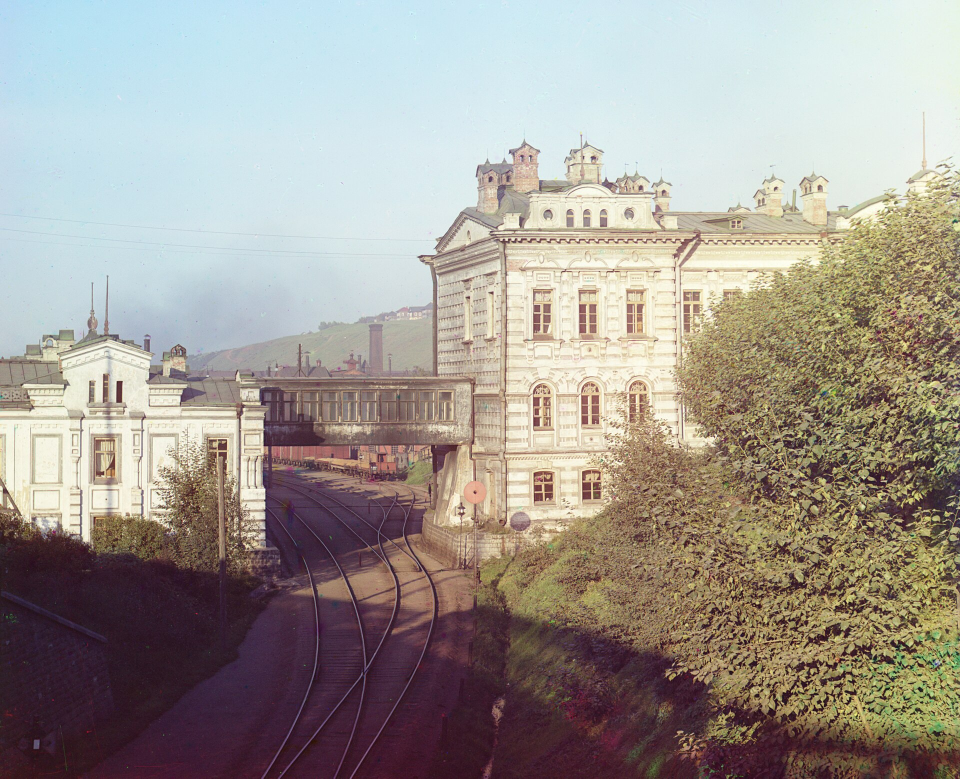
#> input picture datos/original_perm_1910.jpg, 1920 x 1557 px, found by its file name (shown at 1/2 size)
$ jupyter execute --allow-errors 03_ampliar_y_limpiar.ipynb   (shell and % lines are left out)
#> lines starting #> are read from the running program, lines starting #| are printed output that depends on the picture
# Ampliar y limpiar una foto: difusión frente a métodos clásicos

**Materiales desarrollados por Matías Barreto, 2026**

**Tecnicatura Superior en Ciencias de Datos e Inteligencia Artificial — IFTS N.º 24**
* **Nomenclatura oficial:** Procesamiento Digital de Imágenes
* **Nombre de trabajo:** Laboratorio de Tecnologías de la Imagen Digital

---

## Objetivo

Comparar un modelo de difusión con métodos clásicos al ampliar una foto pequeña y al quitarle ruido, y medir la diferencia.

## Al terminar este cuaderno vas a poder:

1. Ampliar una foto 4 veces con un modelo de difusión y con interpolación bicúbica.
2. Quitar ruido con filtros clásicos y con `img2img`, ajustando `strength`.
3. Leer PSNR y SSIM sin confundir "número más alto" con "foto mejor".

## Preparación

Necesita **GPU** (T4). Usamos una foto de Perm (1910, dominio público) de la que **tenemos el original nítido**. Eso nos permite degradarla a propósito y comparar cada restauración con la verdad. En una foto vieja real, esa verdad no existe.

`scikit-image` (métricas) y `opencv` (filtros) ya vienen instalados en Colab.

[cell 1]
from google.colab import drive

drive.mount('/content/drive')

CARPETA = '/content/drive/MyDrive/015_modelos_difusion'  # carpeta de la unidad en tu Drive
DATOS = f'{CARPETA}/datos'  # imágenes de ejemplo

[cell 2]
import torch

#> (the rest of this cell did not finish here and is left out)

[cell 3]
import os

RESULTADOS = f'{CARPETA}/resultados'  # acá guardamos lo que generamos
os.makedirs(RESULTADOS, exist_ok=True)

[cell 4]
import cv2
import numpy as np
import matplotlib.pyplot as plt
from PIL import Image
from skimage.metrics import peak_signal_noise_ratio as psnr
from skimage.metrics import structural_similarity as ssim

completa = Image.open(f'{DATOS}/original_perm_1910.jpg').convert('RGB')
#> completa is the input picture: PIL image 1920x1557 RGB; mean R, G, B 159.9, 153.4, 146
referencia = completa.crop((920, 380, 1432, 892))  # recorte de 512 x 512 con ventanas y molduras
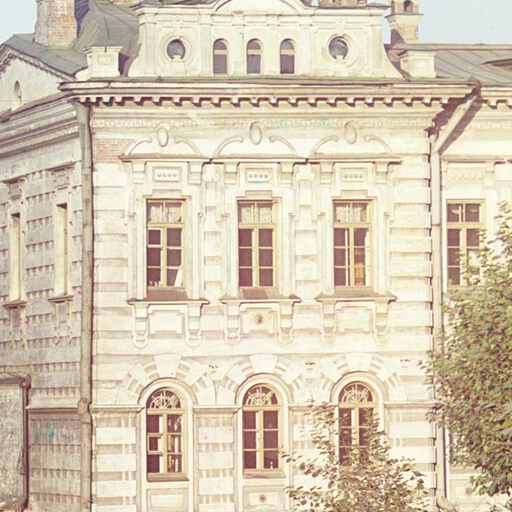
#> referencia: PIL image 512x512 RGB; mean R, G, B 213.5, 200.1, 177.5
referencia.save(f'{RESULTADOS}/perm_referencia.png')
referencia

## 1. Ampliar: de 128 a 512 píxeles

Simulamos una foto chica: achicamos el recorte a 128 × 128. Después intentamos recuperar los 512 × 512 de dos maneras:

- **Bicúbica**: calcula cada píxel nuevo promediando sus vecinos. No agrega información.
- **Upscaler de difusión** (`stable-diffusion-x4-upscaler`): **genera** detalle plausible.

[cell 5]
baja = referencia.resize((128, 128), Image.LANCZOS)  # la "foto chica"
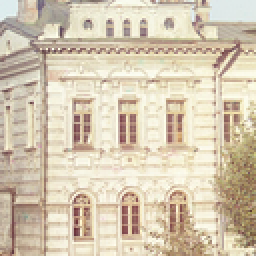
#> baja: PIL image 128x128 RGB (shown 2 times larger); mean R, G, B 213.5, 200.1, 177.5
bicubica = baja.resize((512, 512), Image.BICUBIC)  # método clásico
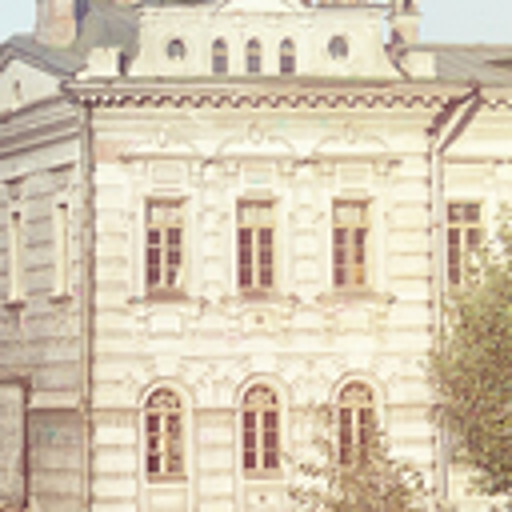
#> bicubica: PIL image 512x512 RGB; mean R, G, B 213.5, 200.1, 177.5
baja

$ run again, with datos/danado_retrato_1860.jpg copied over datos/original_perm_1910.jpg
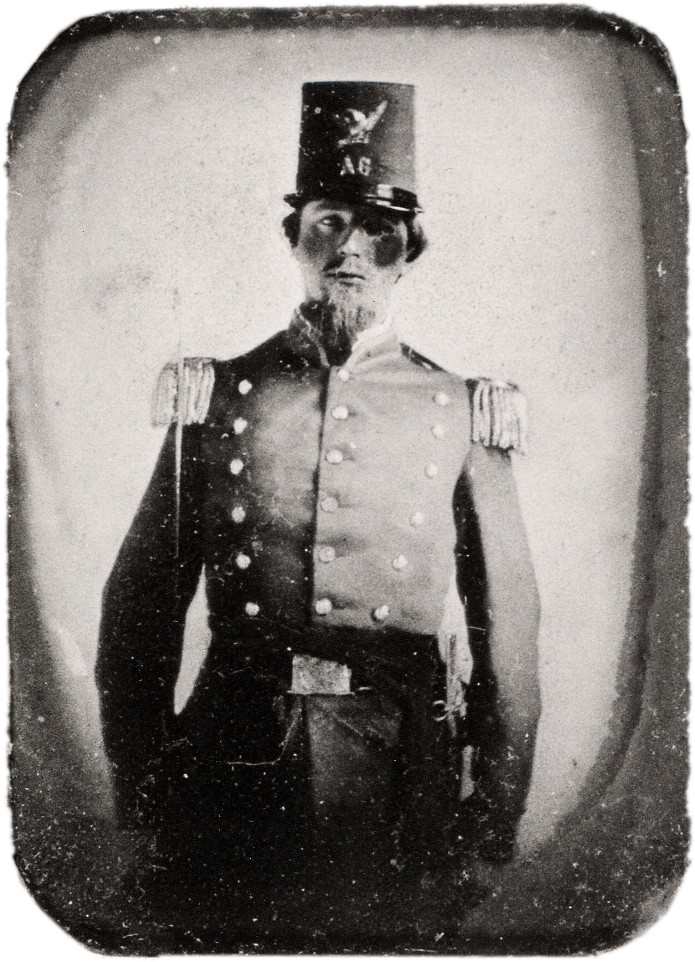
#> input picture datos/danado_retrato_1860.jpg, 1390 x 1924 px, found by its file name (shown at 1/2 size)
#> completa is the input picture: PIL image 1390x1924 RGB; mean R, G, B 134.2, 130.1, 126.9
#> `referencia = completa.crop((920, 380, 1432, 892))`:
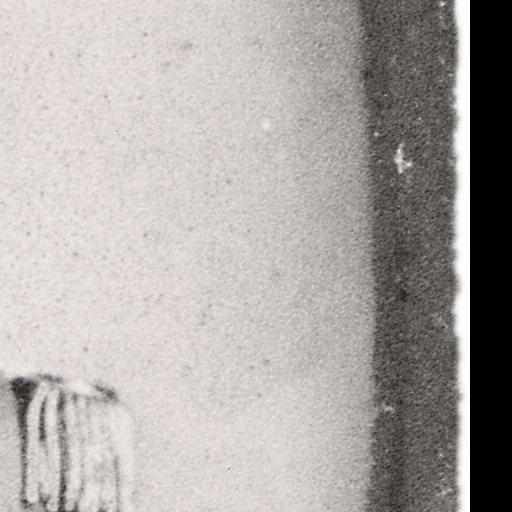
#> referencia: PIL image 512x512 RGB; mean R, G, B 172.6, 167.8, 164.3

$ run again, with datos/original_kirillov_1909.jpg copied over datos/original_perm_1910.jpg
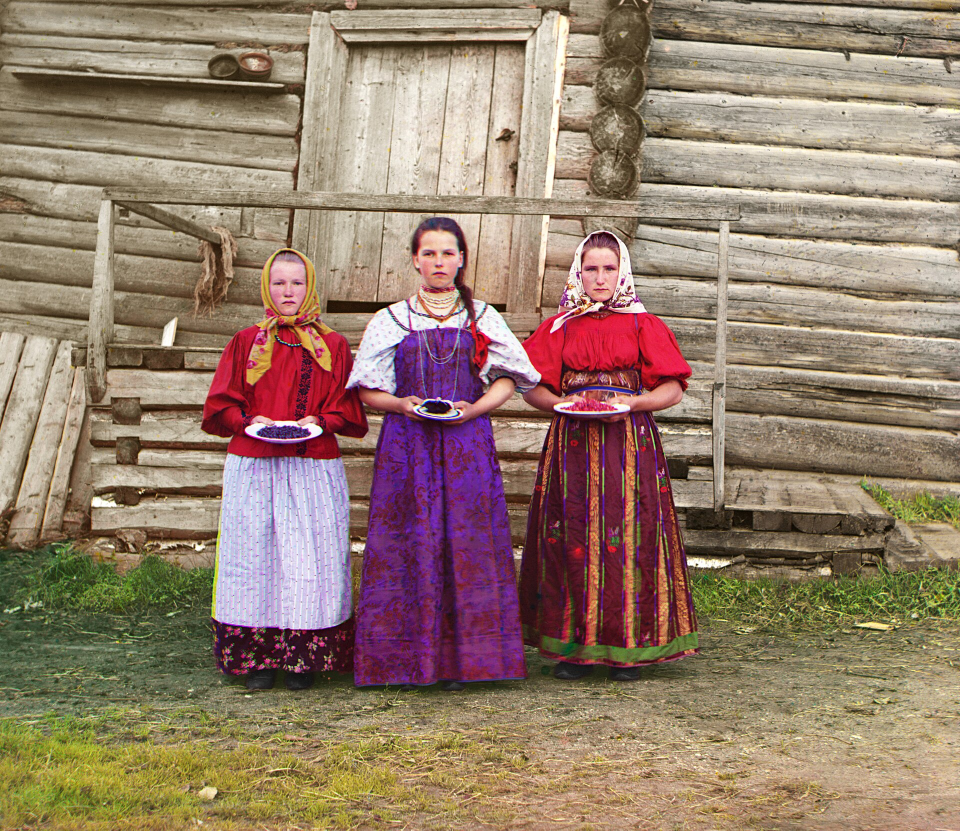
#> input picture datos/original_kirillov_1909.jpg, 1920 x 1661 px, found by its file name (shown at 1/2 size)
#> completa is the input picture: PIL image 1920x1661 RGB; mean R, G, B 149.2, 125.8, 108.4
#> `baja = referencia.resize((128, 128), Image.LANCZOS)  # la "foto chica"`:
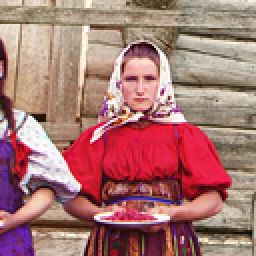
#> baja: PIL image 128x128 RGB (shown 2 times larger); mean R, G, B 168.2, 117, 114.5
#> `bicubica = baja.resize((512, 512), Image.BICUBIC)`:
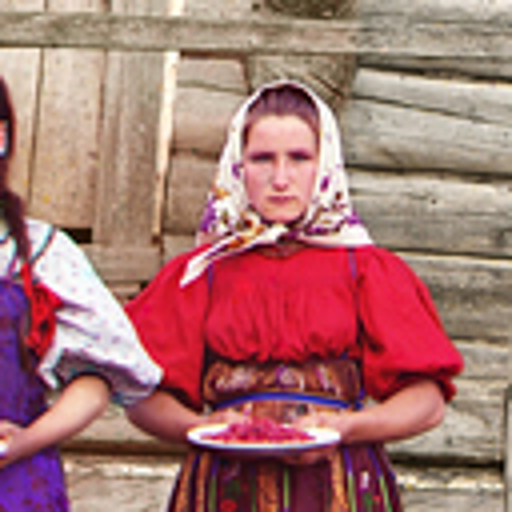
#> bicubica: PIL image 512x512 RGB; mean R, G, B 168.2, 117, 114.5
